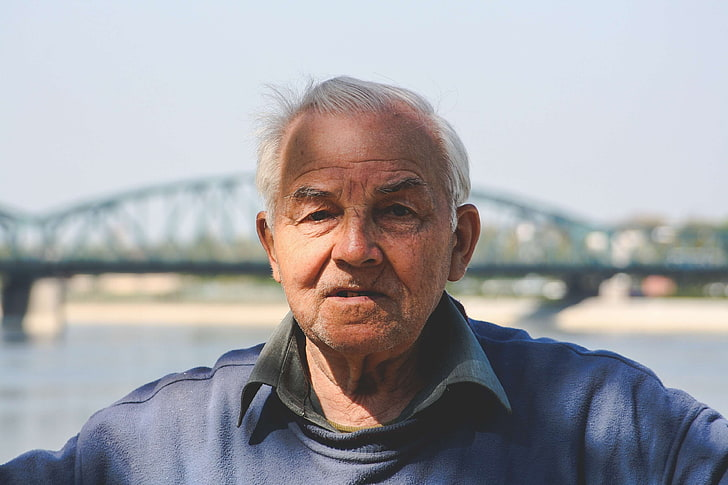
#> input picture photo0.jpg, 728 x 485 px; its folder holds only this picture in this run
$ jupyter execute --allow-errors find_wrinkles.ipynb
#> lines starting #> are read from the running program, lines starting #| are printed output that depends on the picture
[cell 1]
import numpy as np
import cv2 as cv
from matplotlib import pyplot as plt

face_cascade = cv.CascadeClassifier("./haarcascade_frontalface_default.xml")

[cell 2]
def find_wrinkles(photo_link):
#> called with photo_link = './photo0.jpg'
    img = cv.imread(photo_link)
#> img is the input picture: shape (485, 728, 3); mean B, G, R 166.9, 162.2, 163.4
    img = cv.resize(img,(500,500))
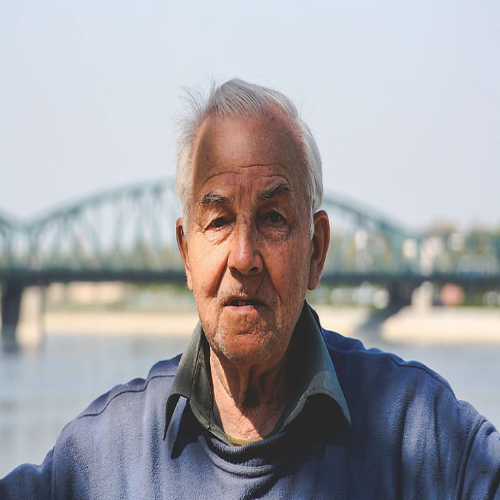
#> img: shape (500, 500, 3); mean B, G, R 166.8, 162.1, 163.3
    #converting into grayscale image
    gray_img = cv.cvtColor(img,cv.COLOR_BGR2GRAY)
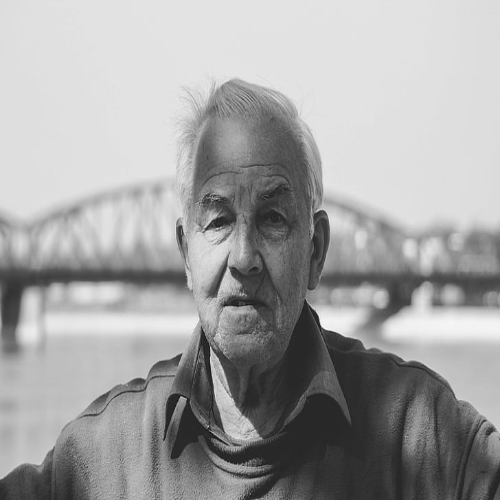
#> gray_img: shape (500, 500); min 12, max 249, mean 163
    #search the coordinates of an image
    faces = face_cascade.detectMultiScale(gray_img,scaleFactor = 1.05,minNeighbors=10)
#> faces = [[163, 162, 161, 161]]
    for x,y,w,h in faces:
        cropped_img = img[y:y+h,x:x+w]
        edges = cv.Canny(cropped_img,110,600)
        number_of_edges = sum(sum(edges))
#> this loop made 1 pass
#> (x, y, w, h, number_of_edges) on pass 1: (163, 162, 161, 161, 27096)
#> pass 1, in find_wrinkles, `cropped_img = img[y:y+h,x:x+w]`:
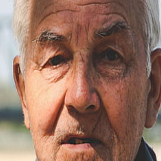
#> cropped_img: shape (161, 161, 3); mean B, G, R 98, 114, 150.3
#> pass 1, in find_wrinkles, `edges = cv.Canny(cropped_img,110,600)`:
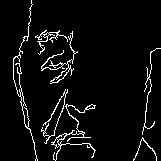
#> edges: shape (161, 161); 5.1% white in thin lines or dots

    img = cv.imread(photo_link)
    plt.subplot(131),plt.imshow(img,cmap = 'gray')
    plt.title('Converted Image'), plt.xticks([]), plt.yticks([])
    plt.subplot(132),plt.imshow(cropped_img,cmap = 'gray')
    plt.title('Cropped Image'), plt.xticks([]), plt.yticks([])
    plt.subplot(133),plt.imshow(edges,cmap = 'gray')
    plt.title('Edge Image'), plt.xticks([]), plt.yticks([])
    plt.show()
#> figure, not shown here; B, G, R data is drawn as R, G, B

    if number_of_edges > 50000:
        return plt.show(), print(f"Wrinkles Found: Number of edges: {number_of_edges}")
    else:
        return plt.show(), print(f"No Wrinkles Found: Number of edges: {number_of_edges}")
#| No Wrinkles Found: Number of edges: 27096
